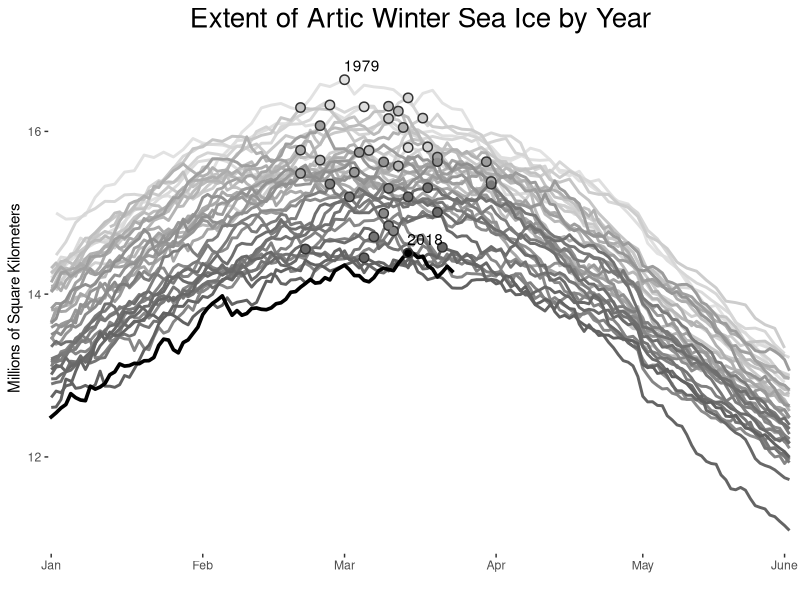

Source code (R):
## ---- chunk 1
knitr::opts_chunk$set(echo = TRUE, input="README.rmd", output = "README.md")
## ---- chunk 2
library(ggplot2)
library(readr)
library(lubridate)
library(dplyr)
## ---- chunk 3
setwd("../../conner/daily_plots/")

ice_df <- read_csv("sea_ice/N_seaice_extent_daily_v3.0.csv")
## ---- chunk 4
## format and clean data

# modify variable class
ice_df$Extent <- as.numeric(ice_df$Extent)

# remove irrelevant variables
ice_df <- ice_df[2:nrow(ice_df), -c(5, 6)]

# remove partial year 1978, partial data
ice_df <- subset(ice_df, Year != "1978")

# subset for winter months
ice_df <- subset(ice_df, Month %in% c("01", "02", "03", "04", "05"))
## ---- chunk 5
## format month/day dates for plotting years in same plot frame

# combine month and day into string 
full_dates <- with(ice_df, paste0(Month, "/", Day, "/", Year))
full_dates <- mdy(full_dates)
mnth_day <- format(full_dates, format="%m-%d")

# add month/day to df
ice_df <- cbind(ice_df, mnth_day)

# add mean extension of ice by year
ice_df$annual_mean <- ave(ice_df$Extent, ice_df$Year)

# get max extension of ice by year
maxes <- ice_df %>%
         group_by(Year) %>%
         slice(which.max(Extent))
         
## ---- chunk 6
# define color palette
brks <- seq(from=90, to=40, length.out = 40)
palt <- sapply(brks, function(x){hcl(h=180, c=0, l=x)})

## ---- chunk 7
# plot of sea ice extent
ggplot()+
  
  # line plot of all year except 2018
  geom_line(data=subset(ice_df, Year != "2018"),
            aes(x=mnth_day, y=Extent, color=Year, group=Year), 
            size=1) +
  
  # line plot of only 2018
  geom_line(data=subset(ice_df, Year == "2018"), 
            aes(x=mnth_day, y=Extent, group=Year), 
            size=1.25, color="black", lineend="square") +
  
  # color scale using custom palette
  scale_color_manual(values=palt, guide=FALSE) +
  
  # max value background
  geom_point(data=maxes, aes(x=mnth_day, y=Extent),
             color="grey20", size= 3) +
  
  # max value foreground
  geom_point(data=maxes, aes(x=mnth_day, y=Extent, color=Year),
             size= 2) +
  
  # max value 2018
  geom_point(data=subset(maxes, Year==2018),
             aes(x=mnth_day, y=Extent),
             color="black", size= 2) +
  
  # labels for 2018, 1979
  geom_text(data=subset(maxes, Year %in% c("1979", "2018")),
            aes(x=mnth_day, y=Extent, label=Year),
            nudge_x = 3.5, nudge_y = 0.175)+
  
  # Formatting
  labs(title="Extent of Artic Winter Sea Ice by Year",
       y="Millions of Square Kilometers",
       x="") +
  scale_x_discrete(breaks=c("01-01", "02-01", "03-01", "04-01", "05-01", "05-30"),
                   labels=c("Jan", "Feb", "Mar", "Apr", "May", "June"))+
  scale_y_continuous(breaks=c(12, 14, 16)) +
  theme(plot.title = element_text(hjust = 0.5, size=20),
        plot.background = element_blank(),
        panel.background = element_blank(),
        panel.grid = element_blank())

